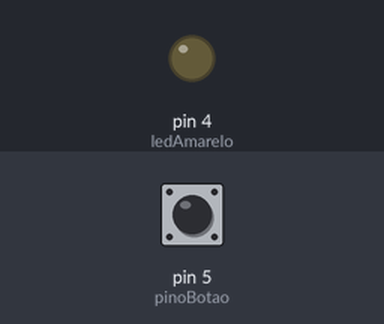
Bench run of a sketch on a simulated Arduino Uno, built with avr-gcc and run on an emulated ATmega328P. On the bench: output pins drawn as LEDs (lit = HIGH). The test bench sets the inputs (shaded band); at power-on: pin 5 (pinoBotao) HIGH.

Above: at 1.2 s.
1.3 s: pin 5 (pinoBotao) pulled LOW for 0.15 s
At 1.37 s:
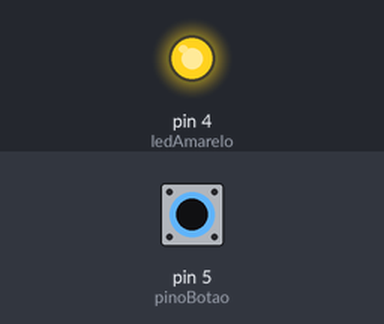
2.9 s: pin 5 (pinoBotao) pulled LOW for 3.2 s
At 7.3 s:
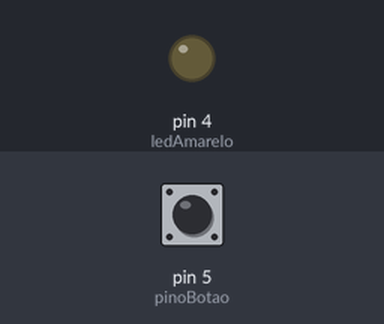
Timing chart, 0 to 8.8 s (numbered marks = the images above; inputs shaded):
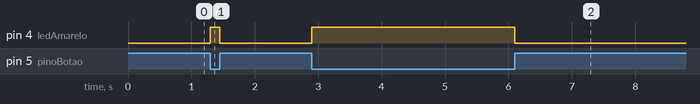

Measured:
- after the input at 1.3 s, pin 4 (ledAmarelo): LOW → HIGH at once, → LOW 0.15 s later
- after the input at 2.9 s, pin 4 (ledAmarelo): LOW → HIGH at once, → LOW 3.2 s later

The sketch:

estrutura_de_decisao.ino
```cpp
int ledAmarelo = 4; //declara a variável ledAmarelo, atribuindo o valor 4, que corresponde ao pino a ser conectado na placa
int pinoBotao = 5; //declara a variável pinoBotao, atribuindo o valor 5, que corresponde ao pino a ser conectado na placa

int estadoBotao = 0; //declara e inicializa a variável estadoBotao com o valor 0

void setup() {
  pinMode(ledAmarelo, OUTPUT); //define o ledAmarelo como dado de saída (OUTPUT)
  pinMode(pinoBotao, INPUT_PULLUP); //define o pinoBotao como dado de entrada do tipo INPUT_PULLUP
}

void loop() {
  estadoBotao = digitalRead(pinoBotao); //faz a leitura do estadoBotao em pinoBotao
  //ledAmarelo permanece apagado (LOW) enquanto não for pressionado o botão
  if(estadoBotao == LOW) { //verifica se estadoBotao não mudou (se foi pressionado)
    digitalWrite(ledAmarelo, HIGH); //acende ledAmarelo
  }else{
    digitalWrite(ledAmarelo, LOW); //apaga ledAmarelo
  }
}
```
